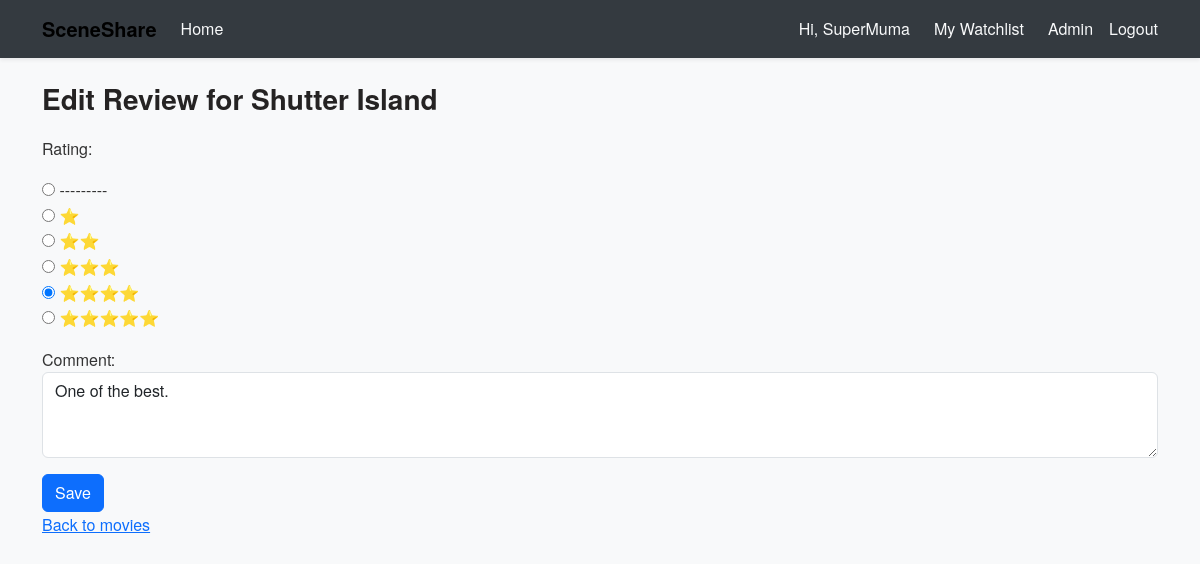
/review/2/edit/ (signed in), run on an earlier commit of the app's database.
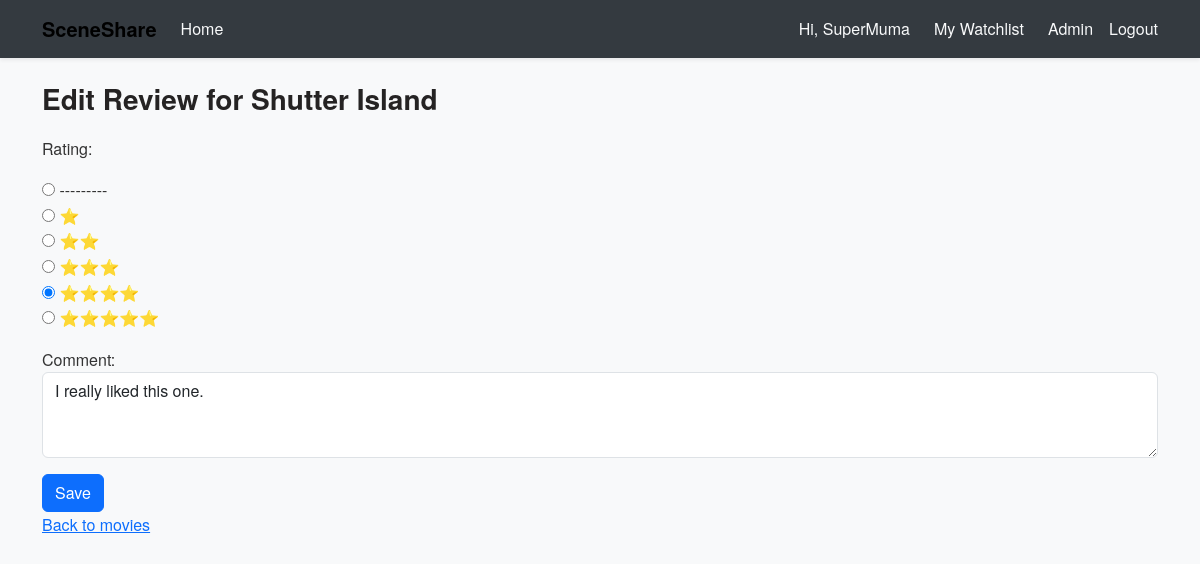
And on a later commit of the database.
### movies/models.py (models this page shows, shortened)
class Review(models.Model):
    RATING_CHOICES = [(i, '⭐' * i) for i in range(1, 6)]
    movie = models.ForeignKey("Movie", on_delete=models.CASCADE, related_name="reviews")
    user = models.ForeignKey(User, on_delete=models.CASCADE)
    rating = models.IntegerField(choices=RATING_CHOICES)
    comment = models.TextField(blank=True)
    created_at = models.DateTimeField(auto_now_add=True)
    class Meta:
        unique_together = ('movie', 'user')  # Each user can only review once

class Movie(models.Model):
    title = models.CharField(max_length=255)
    description = models.TextField(blank=True)
    release_year = models.PositiveIntegerField(null=True, blank=True)
    poster = models.ImageField(upload_to='posters/', blank=True, null=True)
    tmdb_id = models.IntegerField(unique=True, null=True, blank=True)
    title = models.CharField(max_length=255)
    release_date = models.CharField(max_length=20, blank=True, null=True)
    overview = models.TextField(blank=True, null=True)
    poster_path = models.CharField(max_length=255, blank=True, null=True)

### movies/views.py (the view)
# urls.py: path('review/<int:review_id>/edit/', views.edit_review, name='edit_review'),
def edit_review(request, review_id):
    review = get_object_or_404(Review, id=review_id)
    if review.user != request.user:
        raise PermissionDenied
    if request.method == 'POST':
        form = ReviewForm(request.POST, instance=review)
        if form.is_valid():
            form.save()
            if review.movie.tmdb_id:
                return redirect('movie_detail', tmdb_id=review.movie.tmdb_id)
            return redirect('home')
    else:
        form = ReviewForm(instance=review)
    return render(request, 'movies/edit_review.html', {'form': form, 'review': review})

### movies/forms.py
class ReviewForm(forms.ModelForm):
    class Meta:
        model = Review
        fields = ['rating', 'comment']
        widgets = {
            'rating': forms.RadioSelect(choices=[(i, '⭐' * i) for i in range(1, 6)]),
            'comment': forms.Textarea(attrs={'class': 'form-control', 'rows': 3, 'placeholder': 'Write your review...'}),
        }

### movies/templates/movies/edit_review.html (shortened to what this page needs)
{% extends "base.html" %}
{% block content %}
<h3>Edit Review for {{ review.movie.title }}</h3>
<form method="POST">
  {{ form.as_p }}
  <button type="submit" class="btn btn-primary">Save</button>
</form>
<a href="{% url 'home' %}">Back to movies</a>
{% endblock %}

What changed in the data, as far as the page shows it:
changed Review "Shutter Island": comment "One of the best." → "I really liked this one."
